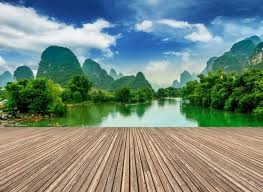
#> input picture Machine Learning/1.jpeg, 263 x 192 px
$ python test2.py
#> lines starting #> are read from the running program, lines starting #| are printed output that depends on the picture; after the words box and inside, x2 and y2 are one past the last pixel; in counts of white or black regions, pixels touching at a corner belong together
from skimage.color import rgb2gray
import numpy as np
import cv2
import matplotlib.pyplot as plt
from scipy import ndimage

image = plt.imread("1.jpeg")
#> image is the input picture: shape (192, 263, 3); mean R, G, B 117.1, 137.1, 125.4
image.shape
plt.imshow(image)

gray = rgb2gray(image)
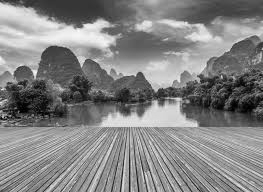
#> gray: shape (192, 263) float64; min 0, max 0.983, mean 0.518
gray_r = gray.reshape(gray.shape[0] * gray.shape[1])
for i in range(gray_r.shape[0]):
    if gray_r[i] > gray_r.mean():
        gray_r[i] = 1
    else:
        gray_r[i] = 0
gray = gray_r.reshape(gray.shape[0], gray.shape[1])
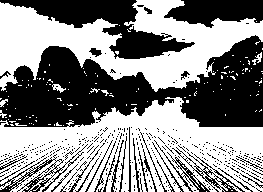
#> gray: shape (192, 263) float64; values 0 (black) and 1 (white), 53.8% white; 427 black regions (395 under 20 px), largest, box (x1, y1, x2, y2) and area: (0, 35, 263, 127) 13431, (0, 0, 195, 59) 4067, (164, 0, 263, 28) 1921
plt.imshow(gray, cmap="gray")
plt.show()
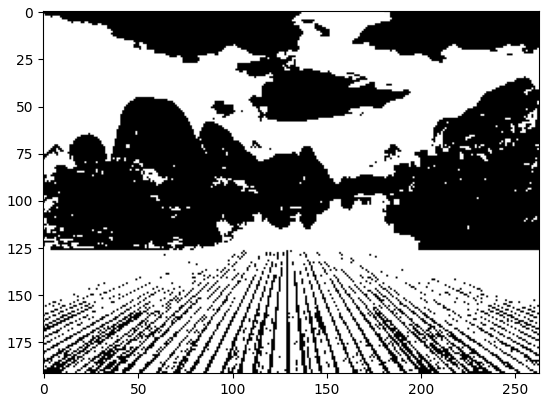
#> figure drawn by matplotlib, 1 panel
